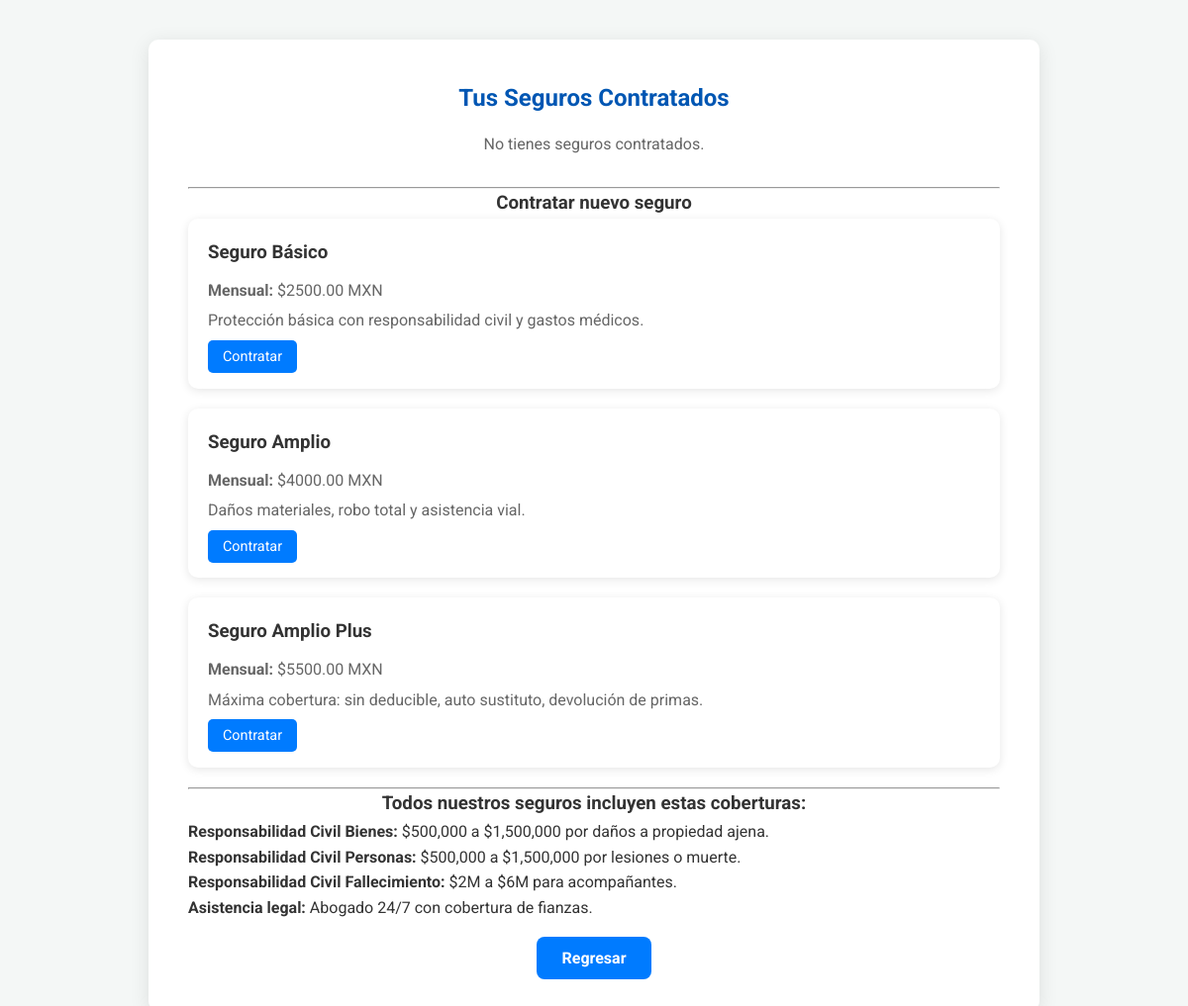
Before: /insurance/seguros/ (signed in) with the older database file.
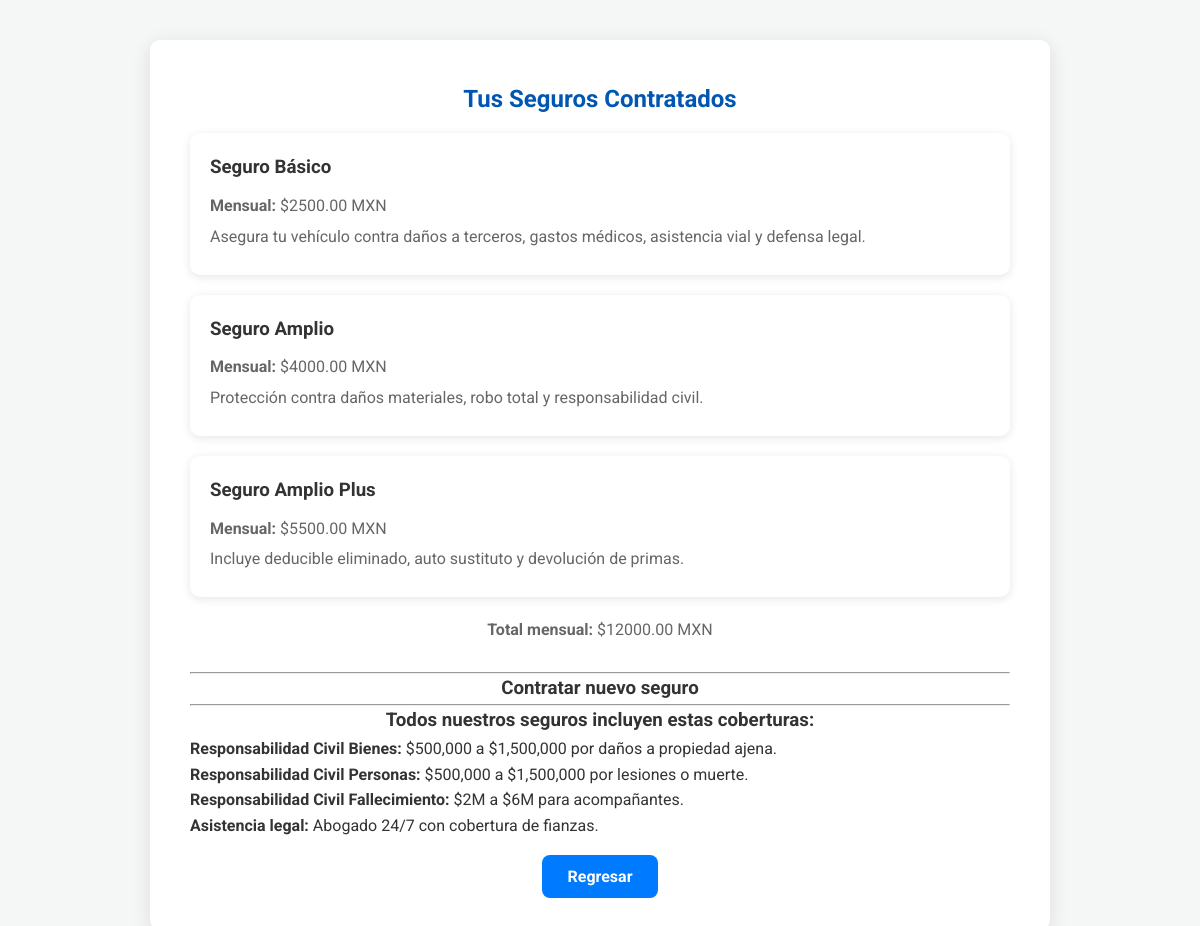
After: the same page with the newer database file.
### insurance/models.py (models this page shows, shortened)
class TipoSeguro(models.Model):
    nombre = models.CharField(max_length=100)
    precio = models.DecimalField(max_digits=10, decimal_places=2)

class SeguroContratado(models.Model):
    usuario = models.ForeignKey(Usuario, on_delete=models.CASCADE)
    tipo_seguro = models.ForeignKey(TipoSeguro, on_delete=models.CASCADE)
    fecha_contratacion = models.DateField(auto_now_add=True)

### insurance/views.py (the view)
# urls.py: path('seguros/', views.seguros_contratados, name='seguros_contratados'),
def seguros_contratados(request):
    usuario_id = request.session.get("usuario_id")
    if not usuario_id:
        return redirect("login")
    usuario = Usuario.objects.get(id=usuario_id)
    contratos = SeguroContratado.objects.filter(usuario=usuario)
    tipos_contratados = contratos.values_list('tipo_seguro__id', flat=True)
    seguros_disponibles = TipoSeguro.objects.all()
    total_mensual = sum([s.tipo_seguro.precio for s in contratos])
    return render(request, "seguros_contratados.html", {
        "contratos": contratos,
        "seguros_disponibles": seguros_disponibles,
        "tipos_contratados": tipos_contratados,
        "total_mensual": total_mensual,
    })

### insurance/templates/seguros_contratados.html (shortened to what this page needs)
{% load static %}
<!DOCTYPE html>
<html lang="es">
<head>
    <link rel="stylesheet" href="{% static 'css/style.css' %}">
</head>
<body>
    <section class="login-section">
        <div class="login-container" style="max-width: 900px;">
            <h2>Tus Seguros Contratados</h2>
            {% if contratos %}
                <div>
                    {% for contrato in contratos %}
                        <div class="seguro-card">
                            <h3>{{ contrato.tipo_seguro.nombre }}</h3>
                            <p><strong>Mensual:</strong> ${{ contrato.tipo_seguro.precio }} MXN</p>
                            <p>
                                {% if contrato.tipo_seguro.nombre == "Seguro Básico" %}
                                    Asegura tu vehículo contra daños a terceros, gastos médicos, asistencia vial y defensa legal.
                                {% elif contrato.tipo_seguro.nombre == "Seguro Amplio" %}
                                    Protección contra daños materiales, robo total y responsabilidad civil.
                                {% elif contrato.tipo_seguro.nombre == "Seguro Amplio Plus" %}
                                    Incluye deducible eliminado, auto sustituto y devolución de primas.
                                {% endif %}
                            </p>
                        </div>
                    {% endfor %}
                </div>
                <p><strong>Total mensual:</strong> ${{ total_mensual }} MXN</p>
            {% else %}
                <p>No tienes seguros contratados.</p>
            {% endif %}
            <hr>
            <h3>Contratar nuevo seguro</h3>
            {% for seguro in seguros_disponibles %}
                {% if seguro.id not in tipos_contratados %}
                    <div class="seguro-card">
                        <h3>{{ seguro.nombre }}</h3>
                        <p><strong>Mensual:</strong> ${{ seguro.precio }} MXN</p>
                        <p>
                            {% if seguro.nombre == "Seguro Básico" %}
                                Protección básica con responsabilidad civil y gastos médicos.
                            {% elif seguro.nombre == "Seguro Amplio" %}
                                Daños materiales, robo total y asistencia vial.
                            {% elif seguro.nombre == "Seguro Amplio Plus" %}
                                Máxima cobertura: sin deducible, auto sustituto, devolución de primas.
                            {% endif %}
                        </p>
                        <div class="actions">
                            <a href="{% url 'contratar_seguro' seguro.id %}" class="action-btn">Contratar</a>
                        </div>
                    </div>
                {% endif %}
            {% endfor %}
            <hr>
            <h3>Todos nuestros seguros incluyen estas coberturas:</h3>
            <ul style="text-align: left;">
                <li><strong>Responsabilidad Civil Bienes:</strong> $500,000 a $1,500,000 por daños a propiedad ajena.</li>
                <li><strong>Responsabilidad Civil Personas:</strong> $500,000 a $1,500,000 por lesiones o muerte.</li>
                <li><strong>Responsabilidad Civil Fallecimiento:</strong> $2M a $6M para acompañantes.</li>
                <li><strong>Asistencia legal:</strong> Abogado 24/7 con cobertura de fianzas.</li>
            </ul>
            <br>
            <a href="{% url 'dashboard' %}" class="cta-button">Regresar</a>
        </div>
    </section>
</body>
</html>

### insurance/static/css/style.css (style rules this page uses)
:root { --primary-color: #0056b3; --secondary-color: #007bff; --accent-color: #28a745; --text-color: #333; --light-text-color: #f8f9fa; --background-light: #f4f7f6; --background-dark: #343a40; --border-color: #ddd; }
* { margin: 0; padding: 0; box-sizing: border-box; }
html { scroll-behavior: smooth; }
body { font-family: 'Roboto', sans-serif; line-height: 1.6; color: var(--text-color); background-color: var(--background-light); }
a { text-decoration: none; color: var(--secondary-color); }
ul { list-style: none; }
.login-section { display: flex; justify-content: center; align-items: center; min-height: 80vh; padding: 40px 20px; }
.login-container { background: #fff; padding: 40px; border-radius: 10px; box-shadow: 0 4px 20px rgba(0,0,0,0.1); width: 100%; max-width: 450px; text-align: center; }
.login-container h2 { color: var(--primary-color); margin-bottom: 15px; }
.login-container p { color: #666; margin-bottom: 30px; }
.login-container .cta-button { width: 100%; margin-top: 10px; }
.cta-button { background-color: var(--secondary-color); color: white; padding: 12px 25px; border-radius: 8px; font-size: 1rem; font-weight: bold; transition: background-color 0.3s ease; }

### insurance/templates/seguros_contratados.html (style rules this page uses)
.seguro-card { background: #fff; border-radius: 10px; box-shadow: 0 2px 10px rgba(0,0,0,0.1); padding: 20px; margin-bottom: 20px; text-align: left; }
.seguro-card h3 { margin-bottom: 10px; }
.seguro-card p { margin: 5px 0; }

Changed rows visible on the page:
no longer on this page (row unchanged): TipoSeguro: nombre "Seguro Básico", precio "2500.00", shows "Protección básica con responsabilidad civil y gastos médicos."
no longer on this page (row unchanged): TipoSeguro: nombre "Seguro Amplio", precio "4000.00", shows "Daños materiales, robo total y asistencia vial."
no longer on this page (row unchanged): TipoSeguro: nombre "Seguro Amplio Plus", precio "5500.00", shows "Máxima cobertura: sin deducible, auto sustituto, devolución de primas."
added SeguroContratado: tipo_seguro.nombre "Seguro Básico", tipo_seguro.precio "2500.00", shows "Asegura tu vehículo contra daños a terceros, gastos médicos, asistencia vial y defensa legal."
added SeguroContratado: tipo_seguro.nombre "Seguro Amplio", tipo_seguro.precio "4000.00", shows "Protección contra daños materiales, robo total y responsabilidad civil."
added SeguroContratado: tipo_seguro.nombre "Seguro Amplio Plus", tipo_seguro.precio "5500.00", shows "Incluye deducible eliminado, auto sustituto y devolución de primas."
Other visible differences:
{{ total_mensual }}: (not shown) → "12000.00"
text no longer shown: "No tienes seguros contratados."
text now shown: "Total mensual: $ MXN"
